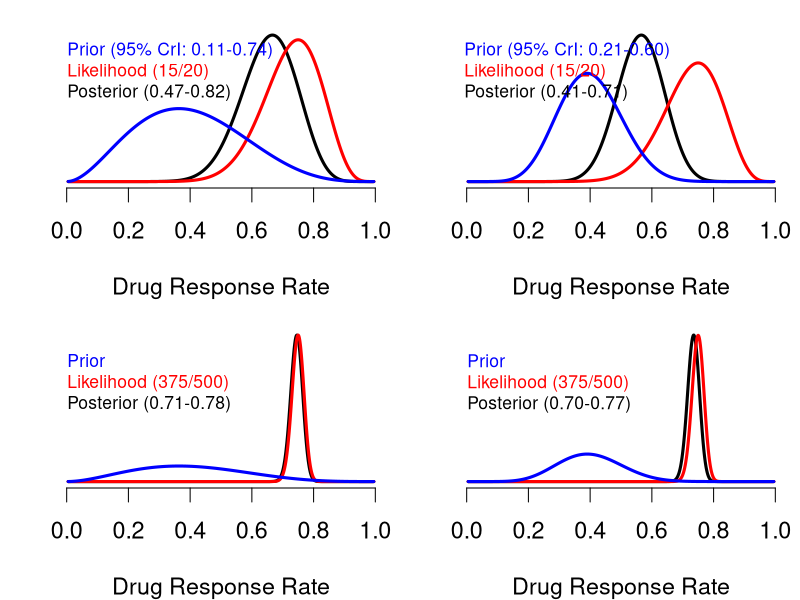

Here is the R script that generated this plot: (Note: this script raises an error after producing the figure.)
##FUNCTION BELOW PLOTS THE PRIOR DIST., LIKELIHOOD, AND POSTERIOR DENSITY FOR BETA-BINOMIAL MODEL FROM .005 TO .995
##IT TAKES AS INPUTS THE ALPHA AND BETA PARAMETERS FROM THE PRIOR DIST. AND THE # OF SUCC AND FAIL FROM OBSERVED DATA
#plot.beta<-function(alpha,beta,nsuc,nfail){ 
postscript(file="/Users/cpedroza/Desktop/2012/Prior1.eps", paper="letter",horizontal=T)

par( mar=c(4,2,0.5,0.5),oma=c(0,0,0,0),mfrow=c(2,2),cex=1.4)

alpha<-3
beta<-4.5
nsuc<-15
nfail<-5
theta <- seq(0.005, 0.995, by = 0.001)
parms<-c(alpha,beta)
results<-c(nsuc,nfail)
	toplim1 <- max(dbeta(theta, parms[1] + results[1], parms[2] + results[
		2]))
	toplim2 <- max(dbeta(theta, parms[1], parms[2]))
	toplim3 <- max(dbeta(theta, results[1] + 1, results[2] + 1))
	toplim <- max(c(toplim1, toplim2, toplim3))
	print(c(toplim1, toplim2, toplim3, toplim))


	plot(theta, dbeta(theta, parms[1] + results[1], parms[2] + results[2]), type =  ##THIS PLOTS POSTERIOR
		"l",  ylim = c(0, 1.1 * toplim), xlab = "Drug Response Rate", ylab= "",yaxt="n",bty="n",lwd=3)
	lines(theta, dbeta(theta, results[1] + 1, results[2] + 1), type = "l", col="red",lwd=3) ##THIS PLOTS LIKELIHOOD
	lines(theta, dbeta(theta, parms[1], parms[2]), type = "l", col="blue",lwd=3 )             ##THIS PLOTS PRIOR
	legend(-0.1, 4.6, c("Prior (95% CrI: 0.11-0.74)", "Likelihood (15/20)", "Posterior (0.47-0.82)"), text.col= c("blue", 
                                          "red","black"),bt="n", cex=.75)

alpha<-9.2
beta<-13.8
nsuc<-15
nfail<-5
theta <- seq(0.005, 0.995, by = 0.001)
parms<-c(alpha,beta)
results<-c(nsuc,nfail)
toplim1 <- max(dbeta(theta, parms[1] + results[1], parms[2] + results[
  2]))
toplim2 <- max(dbeta(theta, parms[1], parms[2]))
toplim3 <- max(dbeta(theta, results[1] + 1, results[2] + 1))
toplim <- max(c(toplim1, toplim2, toplim3))
print(c(toplim1, toplim2, toplim3, toplim))

plot(theta, dbeta(theta, parms[1] + results[1], parms[2] + results[2]), type =  ##THIS PLOTS POSTERIOR
  "l",  ylim = c(0, 1.1 * toplim), xlab = "Drug Response Rate", ylab= "",yaxt="n",bty="n",lwd=3)
lines(theta, dbeta(theta, results[1] + 1, results[2] + 1), type = "l", col="red",lwd=3) ##THIS PLOTS LIKELIHOOD
lines(theta, dbeta(theta, parms[1], parms[2]), type = "l", col="blue",lwd=3 )             ##THIS PLOTS PRIOR
legend(-0.11, 5.5, c("Prior (95% CrI: 0.21-0.60)", "Likelihood (15/20)", "Posterior (0.41-0.71)"), text.col= c("blue", 
                                                                                        "red","black"),bt="n", cex=.75)
alpha<-3
beta<-4.5
nsuc<-375
nfail<-500-375
theta <- seq(0.005, 0.995, by = 0.001)
parms<-c(alpha,beta)
results<-c(nsuc,nfail)
toplim1 <- max(dbeta(theta, parms[1] + results[1], parms[2] + results[
  2]))
toplim2 <- max(dbeta(theta, parms[1], parms[2]))
toplim3 <- max(dbeta(theta, results[1] + 1, results[2] + 1))
toplim <- max(c(toplim1, toplim2, toplim3))
print(c(toplim1, toplim2, toplim3, toplim))

plot(theta, dbeta(theta, parms[1] + results[1], parms[2] + results[2]), type =  ##THIS PLOTS POSTERIOR
  "l",  ylim = c(0, 1.1 * toplim), xlab = "Drug Response Rate", ylab= "",yaxt="n",bty="n",lwd=3)
lines(theta, dbeta(theta, results[1] + 1, results[2] + 1), type = "l", col="red",lwd=3) ##THIS PLOTS LIKELIHOOD
lines(theta, dbeta(theta, parms[1], parms[2]), type = "l", col="blue",lwd=3 )             ##THIS PLOTS PRIOR
legend(-0.1, 20, c("Prior", "Likelihood (375/500)", "Posterior (0.71-0.78)"), text.col= c("blue", "red","black"),bt="n",cex=.75)

alpha<-9.2
beta<-13.8
nsuc<-375
nfail<-500-375
theta <- seq(0.005, 0.995, by = 0.001)
parms<-c(alpha,beta)
results<-c(nsuc,nfail)
toplim1 <- max(dbeta(theta, parms[1] + results[1], parms[2] + results[
  2]))
toplim2 <- max(dbeta(theta, parms[1], parms[2]))
toplim3 <- max(dbeta(theta, results[1] + 1, results[2] + 1))
toplim <- max(c(toplim1, toplim2, toplim3))
print(c(toplim1, toplim2, toplim3, toplim))

plot(theta, dbeta(theta, parms[1] + results[1], parms[2] + results[2]), type =  ##THIS PLOTS POSTERIOR
  "l",  ylim = c(0, 1.1 * toplim), xlab = "Drug Response Rate", ylab= "",yaxt="n",bty="n",lwd=3)
lines(theta, dbeta(theta, results[1] + 1, results[2] + 1), type = "l", col="red",lwd=3) ##THIS PLOTS LIKELIHOOD
lines(theta, dbeta(theta, parms[1], parms[2]), type = "l", col="blue",lwd=3 )             ##THIS PLOTS PRIOR
legend(-0.1, 20, c("Prior", "Likelihood (375/500)", "Posterior (0.70-0.77)"), text.col= c("blue", "red","black"),bt="n",cex=.75)

dev.off()
#}

##THIS FUNCTION IS SAME AS ABOVE EXCEPT IT PLOTS FROM 0.2 TO 0.8
plot.beta2<-function(alpha,beta,nsuc,nfail){
theta <- seq(0.2, 0.8, by = 0.01)
parms<-c(alpha,beta)
results<-c(nsuc,nfail)
	toplim1 <- max(dbeta(theta, parms[1] + results[1], parms[2] + results[
		2]))
	toplim2 <- max(dbeta(theta, parms[1], parms[2]))
	toplim3 <- max(dbeta(theta, results[1] + 1, results[2] + 1))
	toplim <- max(c(toplim1, toplim2, toplim3))
	print(c(toplim1, toplim2, toplim3, toplim))
	plot(theta, dbeta(theta, parms[1] + results[1], parms[2] + results[2]), type = 
		"l", lty = 3, ylim = c(0, 1.1 * toplim), xlab = "Value", ylab
		 = "Density", main = paste("Beta density,\nalpha = ", parms[
		1], ", beta = ", parms[2], " \n  Successes", results[1], 
		"Failures ", results[2]))
	lines(theta, dbeta(theta, results[1] + 1, results[2] + 1), type = "l", lty = 2)
	lines(theta, dbeta(theta, parms[1], parms[2]), type = "l", lty = 1)
	legend(0.6, toplim-2, c("Prior", "Likelihood", "Posterior"), lty = c(1, 2,
		3))
}

##PLOT PLACENTA PREVIA EXAMPLE USING BOTH FUNCTIONS:
plot.beta(1,1,437,543)
plot.beta2(1,1,437,543)

##PLOTTING A BETA DISTRIBUTION (TRY CHANGING PARAMETERS TO SEE HOW DENSITY CHANGES):
a<-1
b<-1
plot(theta,dbeta(theta,a,b),type="l")

##SAMPLING FROM A BETA DISTRIBUTION AND CREATING A HISTOGRAM AND PLOTTING THE DENSITY ON TOP OF IT:
theta.samp=rbeta(10000,a,b)
hist(theta.samp,freq=F)
lines(theta,dbeta(theta,a,b),lty=1)

##GETTING EMPIRICAL QUANTILES AND EXACT QUANTILES:
quantile(theta.samp,c(.025,.975))
qbeta(c(.025,.975),a,b)

